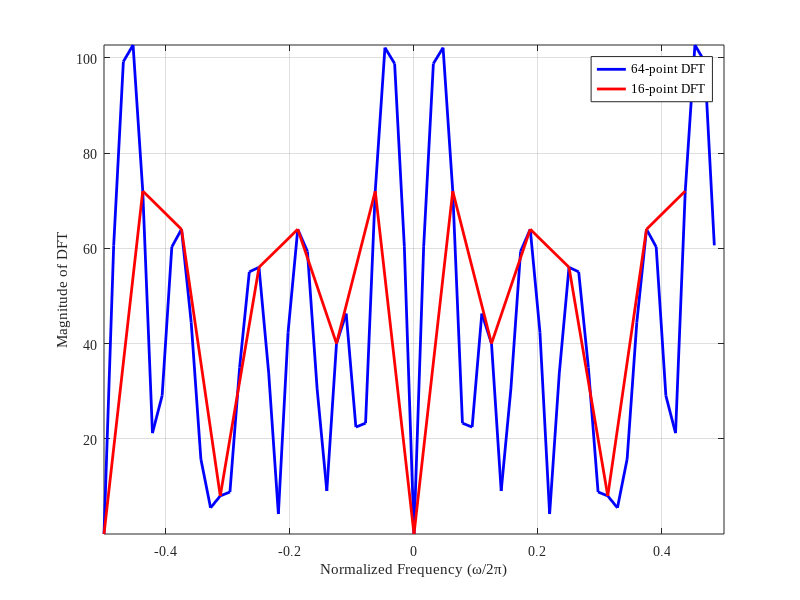
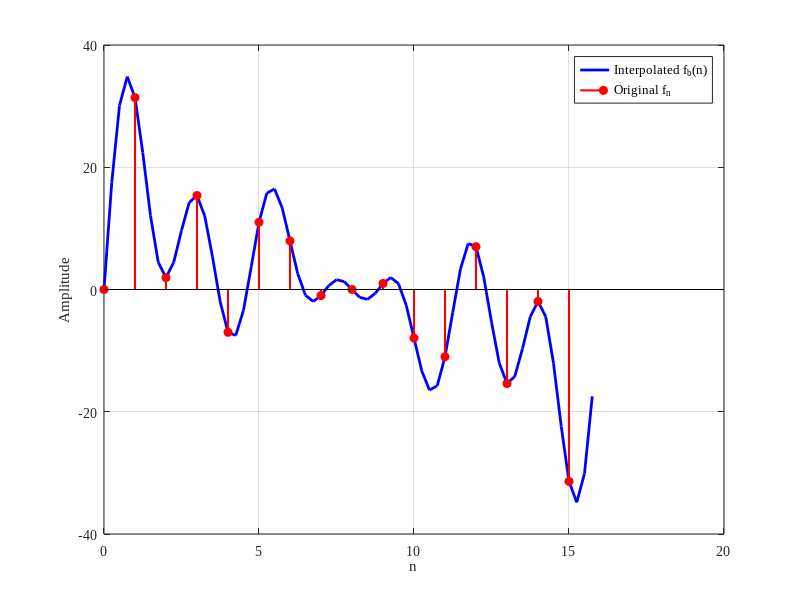

Recreate these plots in MATLAB, in order. (Note: this script raises an error after producing the figures.)
set(groot, 'DefaultAxesFontName', 'Times New Roman');
set(groot, 'DefaultTextFontName', 'Times New Roman');

%% I. Interpolation by DFT
%{
    Consider a real periodic signal f(t) of period T. The signal has 7
    harmonics, for m = 1, 2, 3, ... , 7.

        f(t) = \sum_{m=1}^7 a_m \text{sin}(m \omega_0 t)

    where \omega_0 = \frac{2\pi}{T} and the 7 coefficients {a_m} are 
    formed with my 7-digit perm number: 9587189.
%}

T = 1; % Period of the signal
w_0 = 2 * pi / T; % Fundamental frequency
a_m = [9 5 8 7 1 8 9]; % Amplitude of harmonics

f = @(t) a_m(1) * sin(1 * w_0 * t) + a_m(2) * sin(2 * w_0 * t) + ...
         a_m(3) * sin(3 * w_0 * t) + a_m(4) * sin(4 * w_0 * t) + ...
         a_m(5) * sin(5 * w_0 * t) + a_m(6) * sin(6 * w_0 * t) + ...
         a_m(7) * sin(7 * w_0 * t);

%{
    Then we take 16 uniform samples within one period with sample spacing
    \Delta t = \frac{T}{16} to form a short 16-point sequence {f(n)}, 
    where n = 0, 1, 2, ... , 15.
%}

delta_T = T / 16; % Sampling interval
t_samples = 0:delta_T:(T-delta_T); % Sampled time vector
f_n = f(t_samples); % Sampled function values {f(n = 0, 1, ... , 15)}

%{
    Subsequently, we take a 16-point DFT of the sequence to obtain the 
    16-point spectral sequence F(k), where k = 0, 1, 2, ... , 15.

        F(k) = DFT_{N = 16} {f(n)}
%}

F_k = fft(f_n); % F(k) = DFT of f(n = 0, 1, ... , 15)
F_k_shifted = fftshift(F_k);

%% 1. Interpolation of the DFT Spectrum
%{
    Extend the sequence f(n) to 64 points by padding 48 zeros. The 
    extended sequence f_a(n) is in the form

        f_a(n) = f(n)   n = 0, 1, 2, ... , 15
                 0      n = 16, 17, 18, ... , 63
%}

f_a = zeros(1, 64);
f_a(1:16) = f_n;

%{
    Compute and plot the 64-point DFT F_a(k). Compare F_a(k) with F(k) 
    and summarize your observations.

        F_a(k) = DFT_{N = 64} {f_a(n)}
%}

F_a_shifted = fftshift(fft(f_a));

F_a_plot = figure (1); % Create a new figure
    plot(-32/64:1/64:31/64, abs(F_a_shifted), 'b', 'LineWidth', 2);
    hold on
    plot(-32/64:4/64:31/64, abs(F_k_shifted), 'r', 'LineWidth', 2);
    xlabel('Normalized Frequency (\omega/2\pi)');
    ylabel('Magnitude of DFT');
    legend('64-point DFT', '16-point DFT', 'Location', 'best');
    grid on;
    axis([-0.5 0.5 -inf inf]);
    set(gca, 'FontName', 'Times New Roman'); % Apply font to axes
exportgraphics(F_a_plot, 'F_a.png', 'Resolution', 300);

%% 2. Interpolation in Time Domain
%{
    Extend the 16-point spectral sequence F(k) to 64 points by inserting 
    48 zeros in the middle. The extended spectral sequence is denoted as
    F_b(k).
%}

F_b = zeros(1, 64);
F_b(1:8) = F_k(1:8);
F_b(57:64) = F_k(9:16);
F_b = 4 * F_b;

%{
    Perform a 64-point inverse DFT to bring it back to the time domain

        f_b(n) = IDFT_{N = 64} {F_b(k)}

    Plot the 64-point sequence f_b(n). Compare f_b(n) with f(n) and 
    summarize your observations.
%}

f_b = ifft(F_b);

f_b_plot = figure (2);
    n_64 = 0:0.25:15.75;
    n_16 = 0:15;

    plot(n_64, real(f_b), 'b-', 'LineWidth', 2); hold on;
    stem(n_16, real(f_n), 'r', 'filled', 'LineWidth', 1.5);

    xlabel('n');
    ylabel('Amplitude');
    legend('Interpolated f_b(n)', 'Original f_n', 'Location', 'best');
    grid on;
    set(gca, 'FontName', 'Times New Roman');
exportgraphics(f_b_plot, 'f_b.png', 'Resolution', 300);

%% II. Signal Scrambling
%{
    The objective of this exercise is to implement a simple digital 
    speech scrambler.

    We use the microphone of of our computer to record a short speech 
    signal g(t), and digitize the speech signal with the A/D tool in
    Audacity into the discrete form g(n).
%}

[g_n, f_s] = audioread('g_n.wav');

%% 1. DFT Spectrum
%{
    Display the DFT spectrum G(k) of the digitized speech signal g(n).
%}

G_k = fft(g_n);
G_k_shifted = fftshift(G_k);

N = length(g_n);
f_axis = linspace(-f_s/2, f_s/2, N);

G_k_plot = figure (3);
    spectrum_db = 20*log10(abs(G_k_shifted) + eps);
    spectrum_smooth = smoothdata(spectrum_db, 'gaussian', 100);
    
    plot(f_axis, spectrum_db, 'Color', [0.8 0.8 0.8], 'LineWidth', 0.5); 
    hold on;
    plot(f_axis, spectrum_smooth, 'b', 'LineWidth', 1);

    xlabel('Frequency (kHz)');
    ylabel('Magnitude (dB)');
    title('Magnitude Spectrum of g(n)');
    legend('Raw Spectrum', 'Smoothed Spectrum', 'Location', 'best');
    grid on;

    % set(gca, 'XScale', 'log');
    set(gca, 'FontName', 'Times New Roman');
exportgraphics(G_k_plot, 'G_k.png', 'Resolution', 300);

%% 2. Speech Scrambling
%{
    Apply the speech scrambling procedure to the digitized speech signal 
    g(n) and display the DFT spectrum of the scrambled speech signal 
    ĝ(n). Then use the D/A tool to convert it back to an analog signal 
    to check if it is audible.
%}

scrambling_seq = ones(size(g_n));
scrambling_seq(2:2:end) = -1;

g_hat_n = g_n .* scrambling_seq;

G_hat_k = fft(g_hat_n);
G_hat_k_shifted = fftshift(G_hat_k);

G_hat_k_plot = figure(4);
    spectrum_db = 20*log10(abs(G_hat_k_shifted) + eps);
    spectrum_smooth = smoothdata(spectrum_db, 'gaussian', 100);
    
    plot(f_axis, spectrum_db, 'Color', [0.8 0.8 0.8], 'LineWidth', 0.5); 
    hold on;
    plot(f_axis, spectrum_smooth, 'b', 'LineWidth', 1);
    
    xlabel('Frequency (kHz)');
    ylabel('Magnitude (dB)');
    title('Spectrum of Scrambled Speech');
    grid on;
    % set(gca, 'XScale', 'log');
exportgraphics(G_hat_k_plot, 'G_hat_k.png', 'Resolution', 300);

% Save scrambled audio
audiowrite('g_hat_n.wav', g_hat_n, f_s);

%% 3. Descrambling
%{
    The procedure for scrambling a discrete sequence is simply a 
    multiplication process by the sequence. And we perform the 
    descrambling process with the same sequence. It is common that the 
    scrambling-descrambling process is not exactly synchronized and the 
    offset produces an extra {-1} factor. It results in -g(t), instead 
    of g(t). Check if it is audible when the offset occurs.
%}

descrambled_g_n = g_hat_n .* scrambling_seq;

audiowrite('descrambled_g_n.wav', descrambled_g_n, f_s);

% Plot the middle 100 samples of g_n and descrambled_g_n
mid_idx = floor(length(g_n)/2);
range = (mid_idx-49):(mid_idx+50);

middle_g_n = g_n(range);
middle_descrambled_g_n = descrambled_g_n(range);

middle_plot = figure (5);
    subplot(2,1,1);
    plot(range, middle_g_n, 'b', 'LineWidth', 1.5);
    title('Middle 100 Samples of g\_n');
    ylabel('Amplitude');
    grid on;
    set(gca, 'FontName', 'Times New Roman');

    subplot(2,1,2);
    plot(range, middle_descrambled_g_n, 'r', 'LineWidth', 1.5);
    title('Middle 100 Samples of descrambled\_g\_n');
    xlabel('Sample Index');
    ylabel('Amplitude');
    grid on;
    set(gca, 'FontName', 'Times New Roman');

exportgraphics(middle_plot, 'middle_gn_descrambled.png', 'Resolution', 300);



%% III. Hilbert Transform

%% 1. Periodic Signal f(t)
%{
    Hilbert transform the periodic signal f(t), plot and compare it to 
    the original signal within one period.
%}

t = linspace(0, T, 1000); % Time vector for one period
f_t = f(t); % Function values over one period
hilbert_f_t = hilbert(f_t); 

f_t_plot = figure(6);

subplot(2,1,1);
    plot(t, f_t, 'b', 'LineWidth', 2, 'DisplayName', 'Original f(t)');
    hold on;
    plot(t, real(hilbert_f_t), 'r--', 'LineWidth', 1.5, ...
         'DisplayName', 'Hilbert Transform');
    xlabel('Time (t)');
    ylabel('f(t)');
    legend('Location', 'best');
    grid on;
    axis([0 T -36 36]);
    set(gca, 'FontName', 'Times New Roman');
    alpha(0.7); % Add transparency to both plots
    title('Magnitude');

subplot(2,1,2);
    plot(t, angle(hilbert_f_t), 'k', 'LineWidth', 1.5);
    xlabel('Time (t)');
    ylabel('Phase (rad)');
    grid on;
    axis([0 T -pi pi]*2); % Show a reasonable phase range
    set(gca, 'FontName', 'Times New Roman');
    title('Phase');

exportgraphics(f_t_plot, 'f_t.png', 'Resolution', 300)

%% 2. Speech Signal g(t)
%{
    Hilbert transform the speech signal g(t) and check if it is audible.
%}

hilbert_g_n = hilbert(g_n);

audiowrite('hilbert_g_n.wav', real(hilbert_g_n), f_s);
